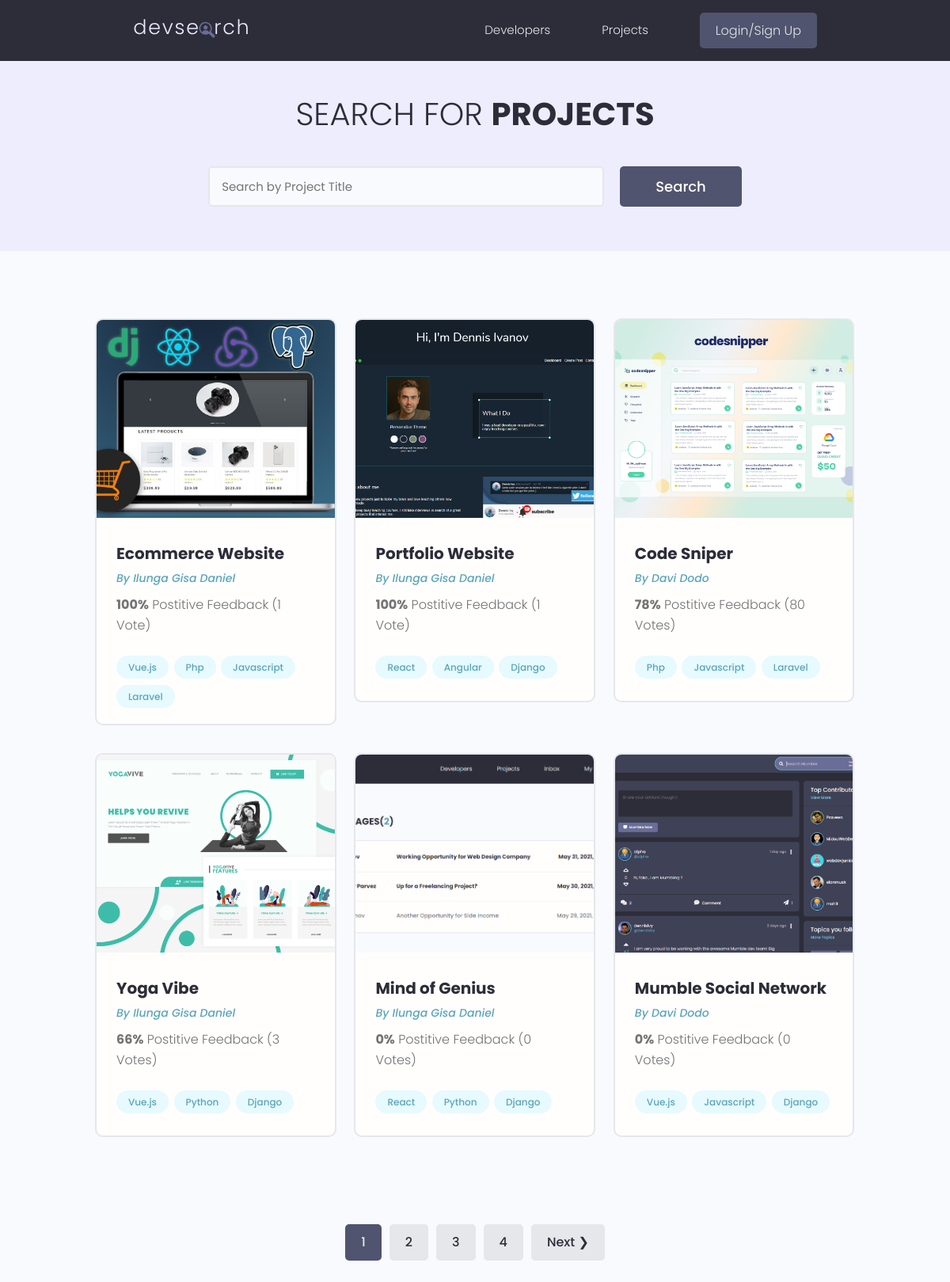
/projects/, run on the app's committed database.
### projects/models.py (models this page shows, shortened)
class Project(models.Model):
    owner = models.ForeignKey(Profile, null=True, blank=True, on_delete=models.SET_NULL)
    title = models.CharField(max_length=200)
    description = models.TextField(null=True, blank=True)
    featured_image = models.ImageField(null=True, default='default.png', blank=True, upload_to='project_images')
    demo_link = models.CharField(max_length=2000, null=True, blank=True)
    source_link = models.CharField(max_length=2000, null=True, blank=True)
    created = models.DateTimeField(auto_now_add=True)
    vote_total = models.IntegerField(default=0, null=True, blank=True)
    vote_ratio = models.IntegerField(default=0, null=True, blank=True)
    id = models.UUIDField(default=uuid.uuid4, unique=True, primary_key=True, editable=False)
    tags = models.ManyToManyField('Tag', blank=True)
    class Meta:
        ordering = ['-vote_ratio', '-vote_total', 'title']

class Tag(models.Model):
    name = models.CharField(max_length=100)
    created = models.DateTimeField(auto_now_add=True)
    id = models.UUIDField(default=uuid.uuid4, unique=True, primary_key=True, editable=False)

### users/models.py (models this page shows, shortened)
class Profile(models.Model):
    user = models.OneToOneField(User, on_delete=models.CASCADE, null=True, blank=True)
    first_name = models.CharField(max_length=200, blank=True, null=True)
    last_name = models.CharField(max_length=200, blank=True, null=True)
    username = models.CharField(max_length=200, blank=True, null=True)
    location = models.CharField(max_length=200, blank=True, null=True)
    email = models.EmailField(max_length=400, blank=True, null=True)
    short_intro = models.CharField(max_length=400, blank=True, null=True)
    bio = models.TextField(blank=True, null=True)
    profile_image = models.ImageField(null=True, upload_to='user_profile', default='user_profile/user-default.png')
    social_github = models.CharField(max_length=200, blank=True, null=True)
    social_twitter = models.CharField(max_length=200, blank=True, null=True)
    social_linkedin = models.CharField(max_length=200, blank=True, null=True)
    social_website = models.CharField(max_length=200, blank=True, null=True)
    created = models.DateTimeField(auto_now_add=True)
    id = models.UUIDField(default=uuid.uuid4, unique=True, primary_key=True, editable=False)

### projects/views.py (the view)
# urls.py: path('projects/', include('projects.urls')),
def projects(request):
    projects, search_query = searchProject(request)
    custom_range, projects = custom_paginator(request, projects, 6)
    context = {'projects': projects, 'search_query': search_query, 'custom_range': custom_range}
    return render(request, "projects/projects.html", context)

### projects/utils.py (called while the page is built)
def custom_paginator(request, query_set, results):
    page = request.GET.get('page')  # start from the first Page
    paginator = Paginator(query_set, results)
    try:
        query_set = paginator.page(page)
    except PageNotAnInteger:
        page = 1
        query_set = paginator.page(page)
    except EmptyPage:
        page = paginator.num_pages
        query_set = paginator.page(page)
    leftIndex = (int(page) - 4)  # represent the left side of the paginator
    if leftIndex < 1:
        leftIndex = 1
    rightIndex = (int(page) + 5)  # represent the right index of the page
    if rightIndex > paginator.num_pages:
        rightIndex = paginator.num_pages + 1
    custom_range = range(leftIndex, rightIndex)
    return custom_range, query_set

def searchProject(request):
    search_query = ''
    if request.GET.get('search_query'):
        search_query = request.GET.get('search_query').strip()
    tags = Tag.objects.filter(name__icontains=search_query)
    projects = Project.objects.distinct().filter(
        Q(title__icontains=search_query) |
        Q(description__icontains=search_query) |
        Q(owner__first_name__icontains=search_query) |
        Q(owner__last_name__icontains=search_query) |
        Q(tags__in=tags)
    )
    return projects, search_query

### projects/templates/projects/projects.html (shortened to what this page needs)
{% extends 'base.html' %}
{% block content %}
    <main class="projects">
        <section class="hero-section text-center">
            <div class="container container--narrow">
                <div class="hero-section__box">
                    <h2>Search for <span>Projects</span></h2>
                </div>
                <div class="hero-section__search">
                    <form id='searchForm' class="form" action="" method="get">
                        <div class="form__field">
                            <input class="input input--text" id="formInput#search" type="text" name="search_query"
                                   value="{{ search_query }}" placeholder="Search by Project Title"/>
                        </div>
                        <input class="btn btn--sub btn--lg" type="submit" value="Search"/>
                    </form>
                </div>
            </div>
        </section>
        <section class="projectsList">
            <div class="container">
                <div class="grid grid--three">
                    {% for project in projects %}
                        <div class="column">
                            <div class="card project">
                                <a href="{% url 'projects:project' project.pk %}" class="project">
                                    <img class="project__thumbnail" src="{{ project.featured_image.url }}"
                                         alt="project thumbnail"/>
                                    <div class="card__body">
                                        <h3 class="project__title">{{ project.title }}</h3>
                                        <p><a class="project__author"
                                              href="{% url 'users:user_profile' project.owner.id %}">By {{ project.owner.first_name }} {{ project.owner.last_name }}</a>
                                        </p>
                                        <p class="project--rating">
                                            <span style="font-weight: bold;">{{ project.vote_ratio }}%</span> Postitive
                                            Feedback ({{ project.vote_total }}
                                            Vote{{ project.vote_total|pluralize:'s' }})
                                        </p>
                                        <div class="project__tags">
                                            {% for tag in project.tags.all %}
                                                <span class="tag tag--pill tag--main">
                                                    <small>{{ tag.name }}</small>
                                                </span>
                                            {% endfor %}
                                        </div>
                                    </div>
                                </a>
                            </div>
                        </div>
                    {% endfor %}
                </div>
            </div>
        </section>
        {% include 'pagination.html' with query_set=projects custom_rage=custom_range %}
    </main>
{% endblock %}

### templates/base.html (shortened to what this page needs)
<!DOCTYPE html>
{% load static %}
<html lang="en">
<head>
    <link rel="stylesheet" href="https://cdn.iconmonstr.com/1.3.0/css/iconmonstr-iconic-font.min.css"/>
    <link rel="stylesheet" href="{% static 'uikit/styles/uikit.css' %}"/>
    <link rel="stylesheet" href="{% static 'css/app.css' %}"/>
    <link rel="stylesheet" href="{% static 'css/styles.css' %}"/>
</head>
<body>
{% include 'navigation.html' %}
{% block content %}
{% endblock %}
</body>
</html>

### templates/navigation.html (shortened to what this page needs)
{% load static %}
<header class="header">
    <div class="container container--narrow">
        <a href="{% url 'users:profiles' %}" class="header__logo">
            <img src="{% static 'images/logo.svg' %}" alt="DevSearch Logo"/>
        </a>
        <nav class="header__nav">
            <ul class="header__menu">
                <li class="header__menuItem"><a href="{% url 'users:profiles' %}">Developers</a></li>
                <li class="header__menuItem"><a href="{% url 'projects:projects' %}">Projects</a></li>
                {% if request.user.is_authenticated %}
                    <li class="header__menuItem"><a href="{% url 'users:inbox' %}">Inbox</a></li>
                    <li class="header__menuItem"><a href="{% url 'users:account' %}">My Account</a></li>
                    <li class="header__menuItem"><a href="{% url 'projects:create_project' %}">Add Project</a></li>
                    <li class="header__menuItem"><a href="{% url 'users:logout' %}" class="btn btn--sub">Logout</a></li>
                {% else %}
                    <li class="header__menuItem"><a href="{% url 'users:login' %}" class="btn btn--sub">Login/Sign
                        Up</a></li>
                {% endif %}
            </ul>
        </nav>
    </div>
</header>

### templates/pagination.html (shortened to what this page needs)
{% if query_set.has_other_pages %}
    <div class="pagination">
        <ul class="container">
            {% for page in custom_range %}
                {% if page == query_set.number %}
                    <li><a href="?page={{ page }}" class="btn btn--sub page-link" data-page="{{ page }}">{{ page }}</a></li>
                {% else %}
                    <li><a href="?page={{ page }}" class="btn page-link" data-page="{{ page }}">{{ page }}</a></li>
                {% endif %}
            {% endfor %}
            {% if query_set.has_next %}
                <li><a href="?page={{ query_set.next_page_number }}" class="btn  page-link" data-page="{{ query_set.next_page_number }}">Next &#10095;</a></li>
            {% endif %}
        </ul>
    </div>
{% endif %}

### static/css/app.css (style rules this page uses)
:root { --color-sub: #2d2d39; }
.btn--sub { background-color: var(--color-sub-light); }
.card { border: 2px solid var(--color-light); }
img { width: 100%; }
.header { position: sticky; z-index: 111; background-color: var(--color-sub); padding: 1.5rem 0; }
.header > .container { display: flex; justify-content: space-between; align-items: center; }
.header__logo > img { height: 3.8rem; }
.header__nav > ul { display: inline-flex; align-items: center; list-style: none; gap: 6.5rem; }
.header__menuItem > a { color: var(--color-light); font-weight: 300; }
.hero-section { height: 40vh; display: flex; align-items: center; background-color: var(--color-sub); }
.hero-section__box { margin-bottom: 4rem; }
.hero-section__box > h2, .hero-section__box > h2 > span { font-size: 4rem; color: var(--color-light); line-height: 1.3; text-transform: uppercase; }
.hero-section__box > h2 { font-weight: 300; }
.hero-section__box > h2 > span { font-weight: 700; }
.hero-section__search > .form { display: flex; align-items: center; justify-content: center; gap: 2rem; }
.hero-section__search > .form input.input--text { width: 50rem; }
.pagination { margin-top: 8rem; margin-bottom: 10rem; }
.pagination > ul { flex-wrap: wrap; list-style: none; display: flex; align-items: center; justify-content: center; gap: 1rem; }
.pagination .btn { color: var(--color-sub); }
.pagination .btn.btn--sub { color: var(--color-light); }
.project__author { font-size: 1.4rem; font-style: italic; }
.project--rating { margin-bottom: 1.6em; margin-top: .5em; }
.projects > .hero-section { background: var(--color-sub-lighter); height: 30vh; }
.projects .hero-section__box { margin-bottom: 2.5rem; }
.projects .hero-section__box > h2 { color: var(--color-sub); }
.projects .hero-section__box > h2 > span { font-weight: 700; color: var(--color-sub); }
.projectsList { margin-top: 8rem; }
.project__thumbnail { height: 25rem; object-fit: cover; object-position: top center; }
.project__title { font-size: 2rem; font-weight: 700; color: var(--color-sub); }

### static/uikit/styles/modules/_variables.css (style rules this page uses)
:root { --color-main: #5aa5b9; --color-main-light: #e6faff; --color-sub: #3f4156; --color-sub-light: #51546e; --color-sub-lighter: #ededfd; --color-text: #737373; --color-gray: #8b8b8b; --color-light: #e5e7eb; --color-light-gray: #767676; --color-bg: #f8fafd; --color-white: #fffefd; --color-white-light: #f3f3f3; --color-success: #359e64; --color-success-bg: #def8e8; --color-error: #fc4b0b; --color-error-bg: #fff2ee; --font-base: 'Poppins', arial, helvetica, 'Segoe UI', roboto, ubuntu, sans-serif; --font-monospace: 'Fira Code', 'Courier New', courier, monospace; --font-regular: 300; --font-medium: 500; --font-bold: 700; --generic-shadow: 1px 1px 5px #00000010; --generic-transition: all 0.3s ease-in-out; }

### static/uikit/styles/modules/_base.css (style rules this page uses)
* { margin: 0; padding: 0; box-sizing: border-box; text-rendering: optimizeLegibility; color: inherit; font-size: inherit; }
html { font-size: 50%; }
@media only screen and (min-width: 480px) { html { font-size: 56.25%; } }
@media only screen and (min-width: 1200px) { html { font-size: 62.5%; } }
body { line-height: 1.6; font-weight: 400; font-size: 1.5rem; color: var(--color-text); background-color: var(--color-bg); min-height: 100vh; }

### static/uikit/styles/modules/_typography.css (style rules this page uses)
* { font-family: var(--font-base); }
h2 { font-size: 3.6rem; font-weight: var(--font-bold); }
h3 { font-size: 3.2rem; font-weight: var(--font-medium); }
p, span, strong { font-size: 1.6rem; color: var(--color-text); font-weight: var(--font-regular); }
a { padding-bottom: 2px; text-decoration: none; display: inline-block; color: var(--color-main); font-weight: var(--font-medium); }

### static/uikit/styles/modules/_utilities.css (style rules this page uses)
.container { width: 92%; max-width: 165rem; margin: 0 auto; box-sizing: border-box; }
.container--narrow { width: 92%; max-width: 120rem; }
@media screen and (min-width: 1000px) { .container { width: 90%; } }
@media screen and (min-width: 1000px) { .container--narrow { width: 85%; } }
@media screen and (min-width: 1200px) { .container { width: 80%; } }
@media screen and (min-width: 1200px) { .container--narrow { width: 72%; } }
.text-center { text-align: center; }

### static/uikit/styles/modules/_card.css (style rules this page uses)
.card { border-radius: 1rem; background-color: var(--color-white); border: 1.5px solid var(--color-light); width: auto; height: auto; margin-top: 0.5rem; margin-bottom: 0.5rem; overflow: hidden; }
.card__body, .card__header { padding: 2rem 2.5rem; }

### data on the page
Project: featured_image (picture), title "Ecommerce Website", owner.first_name "Ilunga", owner.last_name "Gisa Daniel", vote_ratio "100", vote_total "1"
Tag: name "Vue.js"
Tag: name "Php"
Tag: name "Javascript"
Tag: name "Laravel"
Project: featured_image (picture), title "Portfolio Website", owner.first_name "Ilunga", owner.last_name "Gisa Daniel", vote_ratio "100", vote_total "1"
Tag: name "React"
Tag: name "Angular"
Tag: name "Django"
Project: featured_image (picture), title "Code Sniper", owner.first_name "Davi", owner.last_name "Dodo", vote_ratio "78", vote_total "80"
Project: featured_image (picture), title "Yoga Vibe", owner.first_name "Ilunga", owner.last_name "Gisa Daniel", vote_ratio "66", vote_total "3"
Tag: name "Python"
Project: featured_image (picture), title "Mind of Genius", owner.first_name "Ilunga", owner.last_name "Gisa Daniel", vote_ratio "0", vote_total "0"
Project: featured_image (picture), title "Mumble Social Network", owner.first_name "Davi", owner.last_name "Dodo", vote_ratio "0", vote_total "0"

### other printed values
{{ page }} "1"
{{ page }} "2" "3" "4"
